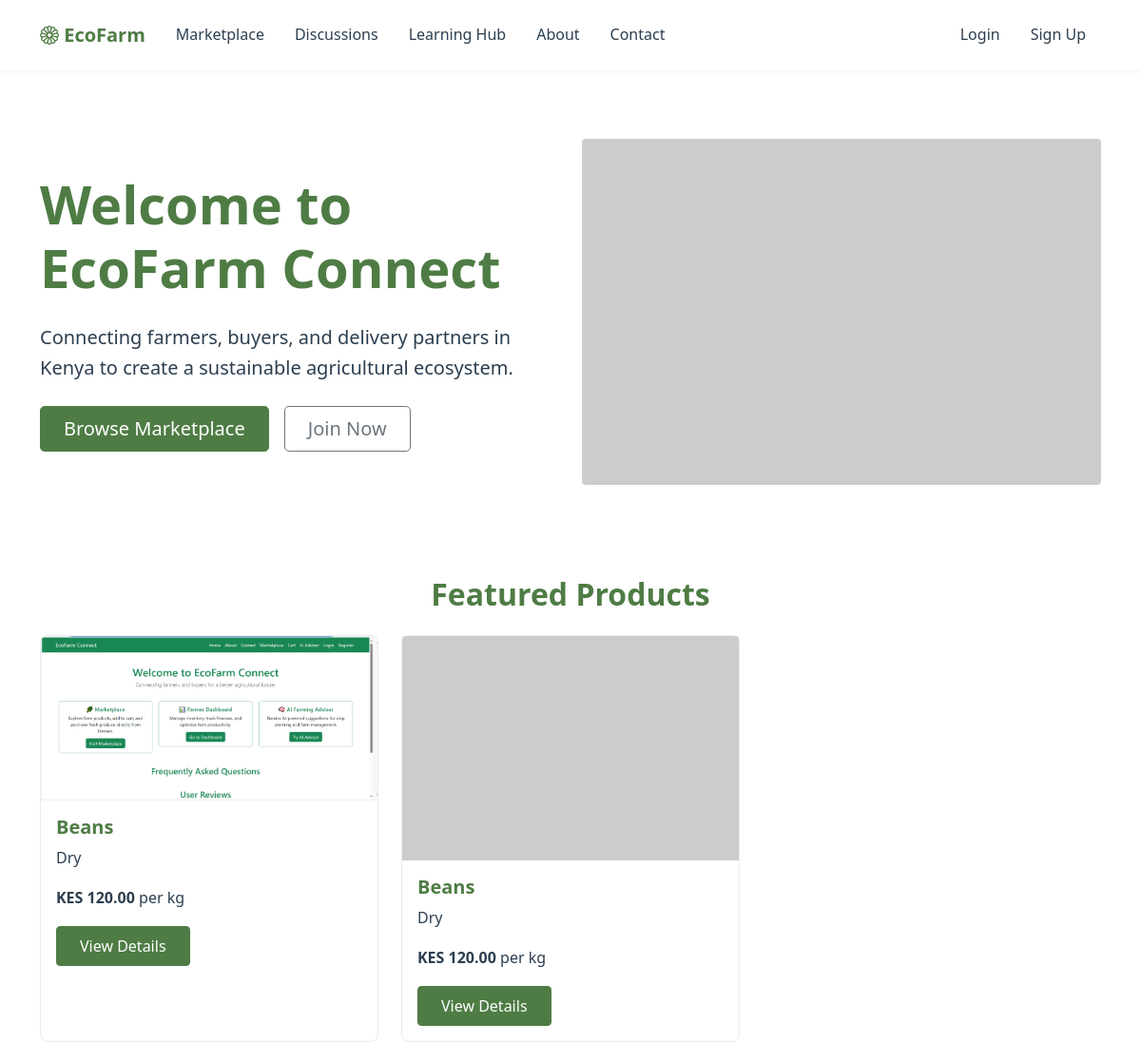
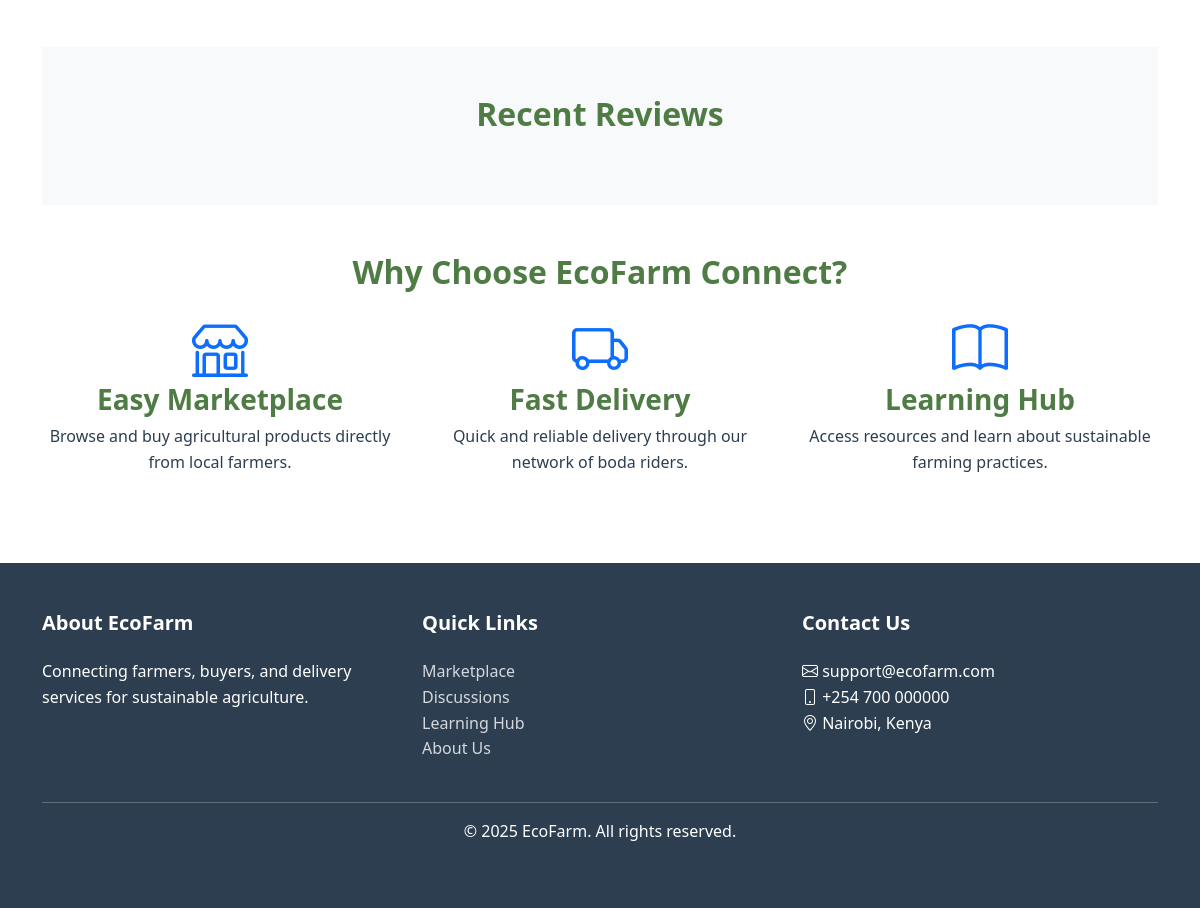
The page / on the database its author committed (2 pictures, top to bottom).
### connect/models.py (models this page shows, shortened)
class Product(models.Model):
    class Category(models.TextChoices):
        DAIRY = 'dairy', _('Dairy')
        SEEDS = 'seeds', _('Seeds')
        LIVESTOCK = 'livestock', _('Livestock')
        VEGETABLES = 'vegetables', _('Vegetables')
        FRUITS = 'fruits', _('Fruits')
        GRAINS = 'grains', _('Grains')
        OTHER = 'other', _('Other')
    seller = models.ForeignKey(User, on_delete=models.CASCADE, related_name='products')
    name = models.CharField(max_length=255)
    description = models.TextField()
    category = models.CharField(max_length=20, choices=Category.choices)
    price = models.DecimalField(max_digits=10, decimal_places=2)
    quantity = models.PositiveIntegerField()
    unit = models.CharField(max_length=20)  # e.g., kg, piece, dozen
    created_at = models.DateTimeField(auto_now_add=True)
    updated_at = models.DateTimeField(auto_now=True)
    is_available = models.BooleanField(default=True)
    tags = models.ManyToManyField(ProductTag, blank=True, related_name='products')
    seasonal_price = models.DecimalField(max_digits=10, decimal_places=2, null=True, blank=True)
    seasonal_start = models.DateField(null=True, blank=True)
    seasonal_end = models.DateField(null=True, blank=True)
    expiry_date = models.DateField(null=True, blank=True)
    min_order_quantity = models.PositiveIntegerField(default=1)
    max_order_quantity = models.PositiveIntegerField(null=True, blank=True)
    is_featured = models.BooleanField(default=False)
    average_rating = models.DecimalField(max_digits=3, decimal_places=2, default=0)
    total_reviews = models.PositiveIntegerField(default=0)
    views_count = models.PositiveIntegerField(default=0)

class ProductImage(models.Model):
    product = models.ForeignKey(Product, on_delete=models.CASCADE, related_name='images')
    image = models.ImageField(upload_to='product_images/')
    is_primary = models.BooleanField(default=False)
    uploaded_at = models.DateTimeField(auto_now_add=True)

### connect/views.py (the view)
# urls.py: path('', views.home, name='home'),
def home(request):
    featured_products = Product.objects.filter(is_available=True).order_by('-created_at')[:6]
    recent_reviews = Review.objects.select_related('buyer', 'product').order_by('-created_at')[:5]
    return render(request, 'home.html', {
        'featured_products': featured_products,
        'recent_reviews': recent_reviews,
    })

### templates/home.html (shortened to what this page needs)
{% extends 'base.html' %}
{% block content %}
<div class="container">
    <div class="row align-items-center py-5">
        <div class="col-md-6">
            <h1 class="display-4 fw-bold mb-4">Welcome to EcoFarm Connect</h1>
            <p class="lead mb-4">Connecting farmers, buyers, and delivery partners in Kenya to create a sustainable agricultural ecosystem.</p>
            <div class="d-grid gap-2 d-md-flex justify-content-md-start">
                <a href="{% url 'marketplace' %}" class="btn btn-primary btn-lg px-4 me-md-2">Browse Marketplace</a>
                <a href="{% url 'signup' %}" class="btn btn-outline-secondary btn-lg px-4">Join Now</a>
            </div>
        </div>
        <div class="col-md-6">
            <img src="https://via.placeholder.com/600x400" alt="Farm Image" class="img-fluid rounded">
        </div>
    </div>
    <section class="py-5">
        <h2 class="text-center mb-4">Featured Products</h2>
        <div class="row row-cols-1 row-cols-md-3 g-4">
            {% for product in featured_products %}
            <div class="col">
                <div class="card h-100">
                    {% if product.images.first %}
                    <img src="{{ product.images.first.image.url }}" class="card-img-top" alt="{{ product.name }}">
                    {% else %}
                    <img src="https://via.placeholder.com/300x200" class="card-img-top" alt="{{ product.name }}">
                    {% endif %}
                    <div class="card-body">
                        <h5 class="card-title">{{ product.name }}</h5>
                        <p class="card-text">{{ product.description|truncatewords:20 }}</p>
                        <p class="card-text"><strong>KES {{ product.price }}</strong> per {{ product.unit }}</p>
                        <a href="{% url 'product_detail' product.pk %}" class="btn btn-primary">View Details</a>
                    </div>
                </div>
            </div>
            {% endfor %}
        </div>
    </section>
    <section class="py-5 bg-light">
        <h2 class="text-center mb-4">Recent Reviews</h2>
    </section>
    <section class="py-5">
        <h2 class="text-center mb-4">Why Choose EcoFarm Connect?</h2>
        <div class="row g-4">
            <div class="col-md-4">
                <div class="text-center">
                    <i class="bi bi-shop display-4 text-primary mb-3"></i>
                    <h3>Easy Marketplace</h3>
                    <p>Browse and buy agricultural products directly from local farmers.</p>
                </div>
            </div>
            <div class="col-md-4">
                <div class="text-center">
                    <i class="bi bi-truck display-4 text-primary mb-3"></i>
                    <h3>Fast Delivery</h3>
                    <p>Quick and reliable delivery through our network of boda riders.</p>
                </div>
            </div>
            <div class="col-md-4">
                <div class="text-center">
                    <i class="bi bi-book display-4 text-primary mb-3"></i>
                    <h3>Learning Hub</h3>
                    <p>Access resources and learn about sustainable farming practices.</p>
                </div>
            </div>
        </div>
    </section>
</div>
{% endblock %}

### static/css/custom.css (style rules this page uses)
:root { --primary-green: #4e7c44; --light-green: #6c9e4f; --hover-green: #3d6235; --subtle-green: rgba(78, 124, 68, 0.1); --text-dark: #2c3e50; --text-muted: #6c757d; --border-color: #e9ecef; }
body { color: var(--text-dark); line-height: 1.6; }
h1, h2, h3, h4, h5, h6 { color: var(--primary-green); font-weight: 600; }
a { color: var(--text-dark); text-decoration: none; transition: all 0.2s ease; }
.btn-primary { background-color: var(--primary-green); border-color: var(--primary-green); padding: 0.5rem 1.5rem; transition: all 0.2s ease; }
.card { border: 1px solid var(--border-color); border-radius: 0.5rem; transition: all 0.2s ease; }

### rows shown on the page
Product: images.first.image (picture), name "Beans", description "Dry", price "120.00", unit "kg"
Product: name "Beans", description "Dry", price "120.00", unit "kg"
